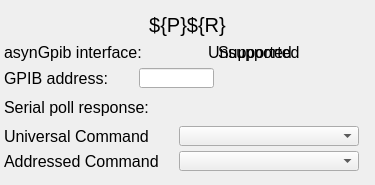
<?xml version="1.0" ?>
<ui version="4.0">
  <class>Dialog</class>
  <widget class="PyDMFrame" name="screen">
    <property name="geometry">
      <rect>
        <x>456</x>
        <y>239</y>
        <width>375</width>
        <height>185</height>
      </rect>
    </property>
    <property name="minimumSize">
      <size>
        <width>375</width>
        <height>185</height>
      </size>
    </property>
    <property name="styleSheet">
      <string notr="true">PyDMFrame#screen {
  color: rgb(0, 0, 0);
  background-color: rgb(187, 187, 187);
  }</string>
    </property>
    <property name="windowTitle">
      <string>asynGPIBSetup</string>
    </property>
    <layout class="QGridLayout" name="gridLayout" columnstretch="4,130,5,35,5,15,14,6,4,6,56,28,10,41,16" rowstretch="8,4,25,5,20,6,20,9,20,9,20,5,20,14">
      <property name="leftMargin">
        <number>0</number>
      </property>
      <property name="topMargin">
        <number>0</number>
      </property>
      <property name="rightMargin">
        <number>0</number>
      </property>
      <property name="bottomMargin">
        <number>0</number>
      </property>
      <property name="horizontalSpacing">
        <number>0</number>
      </property>
      <property name="verticalSpacing">
        <number>0</number>
      </property>
      <item row="1" column="0" rowspan="2" colspan="15">
        <widget class="PyDMDrawingRectangle" name="rectangle">
          <property name="geometry">
            <rect>
              <x>0</x>
              <y>8</y>
              <width>375</width>
              <height>29</height>
            </rect>
          </property>
          <property name="sizePolicy">
            <sizepolicy hsizetype="Ignored" vsizetype="Ignored">
              <horstretch>0</horstretch>
              <verstretch>0</verstretch>
            </sizepolicy>
          </property>
          <property name="brush" stdset="0">
            <brush brushstyle="SolidPattern">
              <color alpha="255">
                <red>218</red>
                <green>218</green>
                <blue>218</blue>
              </color>
            </brush>
          </property>
          <property name="penStyle" stdset="0">
            <enum>Qt::SolidLine</enum>
          </property>
          <property name="penColor" stdset="0">
            <color>
              <red>218</red>
              <green>218</green>
              <blue>218</blue>
            </color>
          </property>
          <property name="penWidth" stdset="0">
            <double>0</double>
          </property>
          <property name="penCapStyle" stdset="0">
            <enum>Qt::FlatCap</enum>
          </property>
          <property name="toolTip">
            <string>rectangle</string>
          </property>
        </widget>
      </item>
      <item row="2" column="0" colspan="15">
        <widget class="QLabel" name="text">
          <property name="geometry">
            <rect>
              <x>0</x>
              <y>12</y>
              <width>375</width>
              <height>25</height>
            </rect>
          </property>
          <property name="sizePolicy">
            <sizepolicy hsizetype="Ignored" vsizetype="Ignored">
              <horstretch>0</horstretch>
              <verstretch>0</verstretch>
            </sizepolicy>
          </property>
          <property name="text">
            <string>${P}${R}</string>
          </property>
          <property name="font">
            <font>
              <pointsize>15</pointsize>
            </font>
          </property>
          <property name="brush" stdset="0">
            <brush brushstyle="SolidPattern">
              <color alpha="255">
                <red>0</red>
                <green>0</green>
                <blue>0</blue>
              </color>
            </brush>
          </property>
          <property name="toolTip">
            <string>text</string>
          </property>
          <property name="alignment">
            <set>Qt::AlignCenter</set>
          </property>
          <property name="styleSheet">
            <string notr="true">QLabel#text {
  color: rgb(0, 0, 0);
  }</string>
          </property>
        </widget>
      </item>
      <item row="6" column="1">
        <widget class="QLabel" name="text_1">
          <property name="geometry">
            <rect>
              <x>4</x>
              <y>68</y>
              <width>130</width>
              <height>20</height>
            </rect>
          </property>
          <property name="sizePolicy">
            <sizepolicy hsizetype="Ignored" vsizetype="Ignored">
              <horstretch>0</horstretch>
              <verstretch>0</verstretch>
            </sizepolicy>
          </property>
          <property name="text">
            <string>GPIB address:</string>
          </property>
          <property name="font">
            <font>
              <pointsize>12</pointsize>
            </font>
          </property>
          <property name="brush" stdset="0">
            <brush brushstyle="SolidPattern">
              <color alpha="255">
                <red>0</red>
                <green>0</green>
                <blue>0</blue>
              </color>
            </brush>
          </property>
          <property name="toolTip">
            <string>text_1</string>
          </property>
          <property name="alignment">
            <set>Qt::AlignLeading|Qt::AlignLeft|Qt::AlignVCenter</set>
          </property>
          <property name="styleSheet">
            <string notr="true">QLabel#text_1 {
  color: rgb(0, 0, 0);
  }</string>
          </property>
        </widget>
      </item>
      <item row="6" column="3" colspan="5">
        <widget class="PyDMLineEdit" name="text_entry">
          <property name="geometry">
            <rect>
              <x>139</x>
              <y>68</y>
              <width>75</width>
              <height>20</height>
            </rect>
          </property>
          <property name="sizePolicy">
            <sizepolicy hsizetype="Ignored" vsizetype="Ignored">
              <horstretch>0</horstretch>
              <verstretch>0</verstretch>
            </sizepolicy>
          </property>
          <property name="channel" stdset="0">
            <string>ca://${P}${R}.ADDR</string>
          </property>
          <property name="toolTip">
            <string>${P}${R}.ADDR</string>
          </property>
          <property name="font">
            <font>
              <pointsize>12</pointsize>
            </font>
          </property>
          <property name="styleSheet">
            <string notr="true">PyDMLineEdit#text_entry {
  color: rgb(0, 0, 0);
  background-color: rgb(115, 223, 255);
  border: 1px solid black;
  margin: 0px;
  padding: 0px;
  spacing: 0px;
  }</string>
          </property>
        </widget>
      </item>
      <item row="8" column="1" colspan="7">
        <widget class="QLabel" name="text_2">
          <property name="geometry">
            <rect>
              <x>4</x>
              <y>97</y>
              <width>210</width>
              <height>20</height>
            </rect>
          </property>
          <property name="sizePolicy">
            <sizepolicy hsizetype="Ignored" vsizetype="Ignored">
              <horstretch>0</horstretch>
              <verstretch>0</verstretch>
            </sizepolicy>
          </property>
          <property name="text">
            <string>Serial poll response:</string>
          </property>
          <property name="font">
            <font>
              <pointsize>12</pointsize>
            </font>
          </property>
          <property name="brush" stdset="0">
            <brush brushstyle="SolidPattern">
              <color alpha="255">
                <red>0</red>
                <green>0</green>
                <blue>0</blue>
              </color>
            </brush>
          </property>
          <property name="toolTip">
            <string>text_2</string>
          </property>
          <property name="alignment">
            <set>Qt::AlignLeading|Qt::AlignLeft|Qt::AlignVCenter</set>
          </property>
          <property name="styleSheet">
            <string notr="true">QLabel#text_2 {
  color: rgb(0, 0, 0);
  }</string>
          </property>
        </widget>
      </item>
      <item row="8" column="10">
        <widget class="PyDMLabel" name="text_update">
          <property name="geometry">
            <rect>
              <x>224</x>
              <y>97</y>
              <width>56</width>
              <height>20</height>
            </rect>
          </property>
          <property name="sizePolicy">
            <sizepolicy hsizetype="Ignored" vsizetype="Ignored">
              <horstretch>0</horstretch>
              <verstretch>0</verstretch>
            </sizepolicy>
          </property>
          <property name="toolTip">
            <string>PV: ${P}${R}.SPR</string>
          </property>
          <property name="channel" stdset="0">
            <string>ca://${P}${R}.SPR</string>
          </property>
          <property name="font">
            <font>
              <pointsize>12</pointsize>
            </font>
          </property>
          <property name="alignment">
            <set>Qt::AlignLeading|Qt::AlignLeft|Qt::AlignVCenter</set>
          </property>
          <property name="textInteractionFlags">
            <set>Qt::TextSelectableByKeyboard|Qt::TextSelectableByMouse</set>
          </property>
          <property name="styleSheet">
            <string notr="true">PyDMLabel#text_update {
  color: rgb(0, 0, 0);
  background-color: rgb(115, 223, 255);
  }</string>
          </property>
        </widget>
      </item>
      <item row="10" column="1" colspan="3">
        <widget class="QLabel" name="text_3">
          <property name="geometry">
            <rect>
              <x>4</x>
              <y>126</y>
              <width>170</width>
              <height>20</height>
            </rect>
          </property>
          <property name="sizePolicy">
            <sizepolicy hsizetype="Ignored" vsizetype="Ignored">
              <horstretch>0</horstretch>
              <verstretch>0</verstretch>
            </sizepolicy>
          </property>
          <property name="text">
            <string>Universal Command</string>
          </property>
          <property name="font">
            <font>
              <pointsize>12</pointsize>
            </font>
          </property>
          <property name="brush" stdset="0">
            <brush brushstyle="SolidPattern">
              <color alpha="255">
                <red>0</red>
                <green>0</green>
                <blue>0</blue>
              </color>
            </brush>
          </property>
          <property name="toolTip">
            <string>text_3</string>
          </property>
          <property name="alignment">
            <set>Qt::AlignLeading|Qt::AlignLeft|Qt::AlignVCenter</set>
          </property>
          <property name="styleSheet">
            <string notr="true">QLabel#text_3 {
  color: rgb(0, 0, 0);
  }</string>
          </property>
        </widget>
      </item>
      <item row="10" column="5" colspan="9">
        <widget class="PyDMEnumComboBox" name="menu">
          <property name="geometry">
            <rect>
              <x>179</x>
              <y>126</y>
              <width>180</width>
              <height>20</height>
            </rect>
          </property>
          <property name="sizePolicy">
            <sizepolicy hsizetype="Ignored" vsizetype="Ignored">
              <horstretch>0</horstretch>
              <verstretch>0</verstretch>
            </sizepolicy>
          </property>
          <property name="toolTip">
            <string>${P}${R}.UCMD</string>
          </property>
          <property name="channel" stdset="0">
            <string>ca://${P}${R}.UCMD</string>
          </property>
          <property name="font">
            <font>
              <pointsize>12</pointsize>
            </font>
          </property>
          <property name="styleSheet">
            <string notr="true">PyDMEnumComboBox#menu {
  color: rgb(0, 0, 0);
  background-color: rgb(115, 223, 255);
  }</string>
          </property>
        </widget>
      </item>
      <item row="12" column="1" colspan="3">
        <widget class="QLabel" name="text_4">
          <property name="geometry">
            <rect>
              <x>4</x>
              <y>151</y>
              <width>170</width>
              <height>20</height>
            </rect>
          </property>
          <property name="sizePolicy">
            <sizepolicy hsizetype="Ignored" vsizetype="Ignored">
              <horstretch>0</horstretch>
              <verstretch>0</verstretch>
            </sizepolicy>
          </property>
          <property name="text">
            <string>Addressed Command</string>
          </property>
          <property name="font">
            <font>
              <pointsize>12</pointsize>
            </font>
          </property>
          <property name="brush" stdset="0">
            <brush brushstyle="SolidPattern">
              <color alpha="255">
                <red>0</red>
                <green>0</green>
                <blue>0</blue>
              </color>
            </brush>
          </property>
          <property name="toolTip">
            <string>text_4</string>
          </property>
          <property name="alignment">
            <set>Qt::AlignLeading|Qt::AlignLeft|Qt::AlignVCenter</set>
          </property>
          <property name="styleSheet">
            <string notr="true">QLabel#text_4 {
  color: rgb(0, 0, 0);
  }</string>
          </property>
        </widget>
      </item>
      <item row="12" column="5" colspan="9">
        <widget class="PyDMEnumComboBox" name="menu_1">
          <property name="geometry">
            <rect>
              <x>179</x>
              <y>151</y>
              <width>180</width>
              <height>20</height>
            </rect>
          </property>
          <property name="sizePolicy">
            <sizepolicy hsizetype="Ignored" vsizetype="Ignored">
              <horstretch>0</horstretch>
              <verstretch>0</verstretch>
            </sizepolicy>
          </property>
          <property name="toolTip">
            <string>${P}${R}.ACMD</string>
          </property>
          <property name="channel" stdset="0">
            <string>ca://${P}${R}.ACMD</string>
          </property>
          <property name="font">
            <font>
              <pointsize>12</pointsize>
            </font>
          </property>
          <property name="styleSheet">
            <string notr="true">PyDMEnumComboBox#menu_1 {
  color: rgb(0, 0, 0);
  background-color: rgb(115, 223, 255);
  }</string>
          </property>
        </widget>
      </item>
      <item row="4" column="9" colspan="3">
        <widget class="PyDMLabel" name="text_5">
          <property name="geometry">
            <rect>
              <x>218</x>
              <y>42</y>
              <width>90</width>
              <height>20</height>
            </rect>
          </property>
          <property name="sizePolicy">
            <sizepolicy hsizetype="Ignored" vsizetype="Ignored">
              <horstretch>0</horstretch>
              <verstretch>0</verstretch>
            </sizepolicy>
          </property>
          <property name="text">
            <string>Supported</string>
          </property>
          <property name="font">
            <font>
              <pointsize>12</pointsize>
            </font>
          </property>
          <property name="brush" stdset="0">
            <brush brushstyle="SolidPattern">
              <color alpha="255">
                <red>51</red>
                <green>153</green>
                <blue>0</blue>
              </color>
            </brush>
          </property>
          <property name="rules" stdset="0">
            <string>[{&quot;name&quot;: &quot;visibility&quot;, &quot;property&quot;: &quot;Visible&quot;, &quot;channels&quot;: [{&quot;channel&quot;: &quot;ca://${P}${R}.GPIBIV&quot;, &quot;trigger&quot;: true, &quot;use_enum&quot;: false}], &quot;expression&quot;: &quot;ch[0]!=0&quot;}]</string>
          </property>
          <property name="toolTip">
            <string>text_5</string>
          </property>
          <property name="alignment">
            <set>Qt::AlignLeading|Qt::AlignLeft|Qt::AlignVCenter</set>
          </property>
          <property name="styleSheet">
            <string notr="true">PyDMLabel#text_5 {
  color: rgb(51, 153, 0);
  }</string>
          </property>
        </widget>
      </item>
      <item row="4" column="7" colspan="6">
        <widget class="PyDMLabel" name="text_6">
          <property name="geometry">
            <rect>
              <x>208</x>
              <y>42</y>
              <width>110</width>
              <height>20</height>
            </rect>
          </property>
          <property name="sizePolicy">
            <sizepolicy hsizetype="Ignored" vsizetype="Ignored">
              <horstretch>0</horstretch>
              <verstretch>0</verstretch>
            </sizepolicy>
          </property>
          <property name="text">
            <string>Unsupported</string>
          </property>
          <property name="font">
            <font>
              <pointsize>12</pointsize>
            </font>
          </property>
          <property name="brush" stdset="0">
            <brush brushstyle="SolidPattern">
              <color alpha="255">
                <red>222</red>
                <green>19</green>
                <blue>9</blue>
              </color>
            </brush>
          </property>
          <property name="rules" stdset="0">
            <string>[{&quot;name&quot;: &quot;visibility&quot;, &quot;property&quot;: &quot;Visible&quot;, &quot;channels&quot;: [{&quot;channel&quot;: &quot;ca://${P}${R}.GPIBIV&quot;, &quot;trigger&quot;: true, &quot;use_enum&quot;: false}], &quot;expression&quot;: &quot;ch[0]==0&quot;}]</string>
          </property>
          <property name="toolTip">
            <string>text_6</string>
          </property>
          <property name="alignment">
            <set>Qt::AlignLeading|Qt::AlignLeft|Qt::AlignVCenter</set>
          </property>
          <property name="styleSheet">
            <string notr="true">PyDMLabel#text_6 {
  color: rgb(222, 19, 9);
  }</string>
          </property>
        </widget>
      </item>
      <item row="4" column="1" colspan="5">
        <widget class="QLabel" name="text_7">
          <property name="geometry">
            <rect>
              <x>4</x>
              <y>42</y>
              <width>190</width>
              <height>20</height>
            </rect>
          </property>
          <property name="sizePolicy">
            <sizepolicy hsizetype="Ignored" vsizetype="Ignored">
              <horstretch>0</horstretch>
              <verstretch>0</verstretch>
            </sizepolicy>
          </property>
          <property name="text">
            <string>asynGpib interface:</string>
          </property>
          <property name="font">
            <font>
              <pointsize>12</pointsize>
            </font>
          </property>
          <property name="brush" stdset="0">
            <brush brushstyle="SolidPattern">
              <color alpha="255">
                <red>0</red>
                <green>0</green>
                <blue>0</blue>
              </color>
            </brush>
          </property>
          <property name="toolTip">
            <string>text_7</string>
          </property>
          <property name="alignment">
            <set>Qt::AlignLeading|Qt::AlignLeft|Qt::AlignVCenter</set>
          </property>
          <property name="styleSheet">
            <string notr="true">QLabel#text_7 {
  color: rgb(0, 0, 0);
  }</string>
          </property>
        </widget>
      </item>
    </layout>
    <zorder>rectangle</zorder>
    <zorder>text</zorder>
    <zorder>text_1</zorder>
    <zorder>text_entry</zorder>
    <zorder>text_2</zorder>
    <zorder>text_update</zorder>
    <zorder>text_3</zorder>
    <zorder>menu</zorder>
    <zorder>text_4</zorder>
    <zorder>menu_1</zorder>
    <zorder>text_5</zorder>
    <zorder>text_6</zorder>
    <zorder>text_7</zorder>
  </widget>
  <customwidgets>
    <customwidget>
      <class>PyDMDrawingRectangle</class>
      <extends>QWidget</extends>
      <header>pydm.widgets.drawing</header>
    </customwidget>
    <customwidget>
      <class>PyDMLabel</class>
      <extends>QLabel</extends>
      <header>pydm.widgets.label</header>
    </customwidget>
    <customwidget>
      <class>PyDMLineEdit</class>
      <extends>QLineEdit</extends>
      <header>pydm.widgets.line_edit</header>
    </customwidget>
    <customwidget>
      <class>PyDMEnumComboBox</class>
      <extends>QComboBox</extends>
      <header>pydm.widgets.enum_combo_box</header>
    </customwidget>
    <customwidget>
      <class>PyDMFrame</class>
      <extends>QFrame</extends>
      <header>pydm.widgets.frame</header>
    </customwidget>
  </customwidgets>
</ui>
